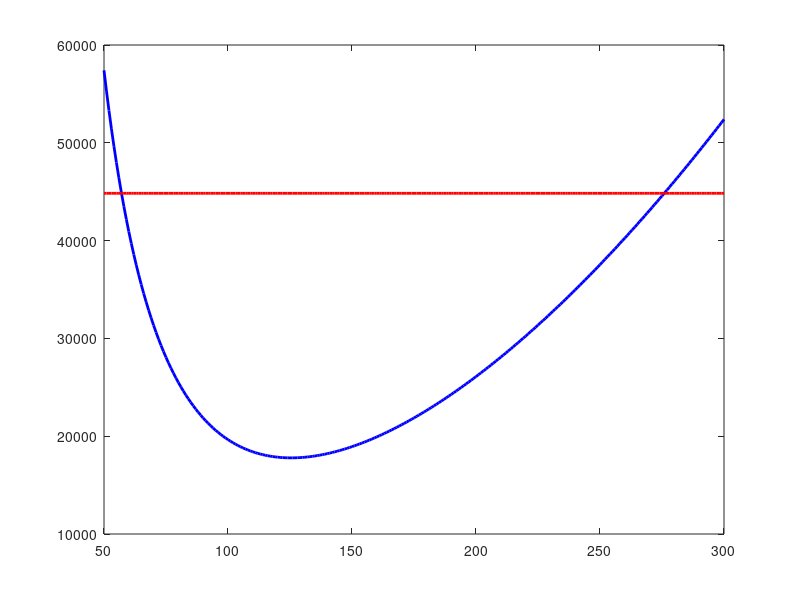

MATLAB code for this plot: (Note: this script raises an error after producing the figure.)
%Trabalho Final - Desempenho
%Parte 2 - Envelope de voo em cruzeiro
%Exercício 3A: Curvas de tração disponível e requerida

%% Modelo da Aeronave
m = 33100; %massa total (kg)
S = 88; %Área da asa (m^2)
CL_max = 2.0; %Coeficiente de sustentação máx. p/ flapes recolhidos
g = 9.81; %gravidade (m/s^2)

%% Cálculos dos demais dados
% Peso (N)
W = m * g;

% Densidade do ar em 3048m (kg/m³)
altitude = 3048;     % 10.000 ft = 3.048 m
rho = 1.225 * exp(-altitude / 8500);
%8500m é uma altitude de escala derivada das propriedades físicas da atmosfera. Representa a altitude onde a densidade cai aproximadamente p/ 36.8% do valor ao nível do mar. Usada para simplificar cálculos de densidade em engenharia aeronáutica.
%confirmar rho, dito que achei por pesquisa na internet kkkkkkkkk

% Arrasto parasita
CD0 = 0.015; %Para flapes Recolhidos: CD = CD0 + k(CL)^2 (p nossa aeronave: CD = 0.015 + 0.05CL^2)
%slide nº 6 (Aula: Envelopes de Voo)

% Coeficiente de arrasto induzido
k = 0.05; %Para flapes Recolhidos: CD = CD0 + k(CL)^2 (p nossa aeronave: CD = 0.015 + 0.05CL^2)
%slide nº 6 (Aula: Envelopes de Voo)

%% Curvas de tração disponível e requerida:

% Velocidades de teste (m/s)
V = 50:1:300; %arbitrário, escolhi a partir do valor máx ISA de 890 km/h ~ 247 m/s

% Coeficiente de sustentação (CL)
CL = (2 * W) ./ (rho * S * V.^2); %slide nº 5 (Aula: Envelopes de Voo)

% Coeficiente de arrasto (CD)
CD = CD0 + k * CL.^2; %slide nº 6 (Aula: Envelopes de Voo)

% Tração requerida (Arrasto Parabólico)
D = 0.5 * rho * V.^2 * S .* CD; %slide nº 6 (Aula: Envelopes de Voo)

% Tração disponível (manete 100%)
T_available = ( (rho/1.225)^0.6 * 55600 ); %slide nº 11 (Aula: Envelopes de Voo)

% Velocidade de estol
V_stall = sqrt(2 * W / (rho * S * CL_max)); %slide nº 16 (Aula: Envelopes de Voo)

% Limite estrutural (Vmo)
Vmo = 890 / 3.6; % 890 km/h -> m/s  %slide nº 16 (Aula: Envelopes de Voo)


%% Plot
figure;
plot(V, D, 'b-', 'LineWidth', 2); hold on;
plot(V, T_available * ones(size(V)), 'r-', 'LineWidth', 2);
xline(V_stall, 'k--', 'V_{stall}');
xline(Vmo, 'g--', 'V_{mo}');
xlabel('Velocidade (m/s)');
ylabel('Tração (N)');
legend('Tração Requerida (Arrasto)', 'Tração Disponível', ...
       'V_{stall}', 'V_{mo}');
title('Tração vs. Velocidade em 10.000 ft');
grid on;